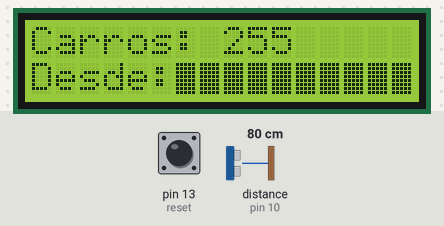
This sketch was run on a simulated Arduino Uno, built with avr-gcc and run on an emulated ATmega328P. On the bench: 16×2 character LCD. Wiring (inferred from the names in the program): ultrasonic range finder: trigger pin 9; echo pin 10. The inputs (shaded band) are chosen by the test bench; at power-on: distance to the obstacle (sensor on pin 10) 80 cm, pin 13 (reset) LOW. The echo pulse lasts 58.3 µs per cm; the local clock reads 2024-03-15 10:24:30 at power-on unless the sketch sets it; EEPROM starts erased; what the sketch prints to the serial monitor is not drawn.

Above: at 1.2 s.
1.3 s: distance to the obstacle (sensor on pin 10) set to 4 cm
4.3 s: pin 13 (reset) pulled HIGH for 0.15 s
At 5.0 s:
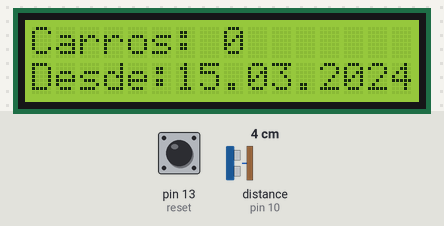
6.0 s: distance to the obstacle (sensor on pin 10) set to 120 cm
7.6 s: distance to the obstacle (sensor on pin 10) set to 2 cm
At 8.4 s:
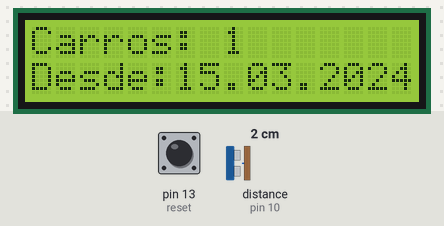
Timing chart, 0 to 10.5 s (numbered marks = the images above; inputs shaded):
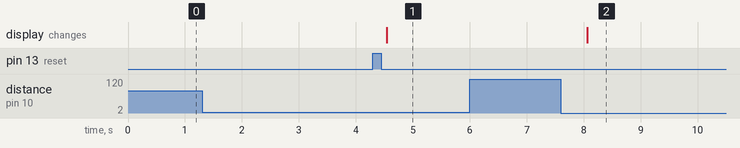

Measured:
- after the input at 1.3 s, every drawn part: stays the same
- after the input at 4.3 s, the display: changes after 0.24 s (image 1)
- after the input at 6.0 s, every drawn part: stays the same
- after the input at 7.6 s, the display: changes after 0.46 s (image 2)

The sketch:

Car_Counter.ino
```cpp
#include <LiquidCrystal.h>
#include <EEPROM.h>
#include <DS1307.h>
#include <string.h>

LiquidCrystal lcd(12, 11, 5, 4, 3, 2);
DS1307 rtc(A4, A5);

#define trigger 9
#define echo 10
#define reset 13
float distancia;
float tempo;
int carros = 0;
int botao = 0;
int amostras[100];
int contador = 0;
int i;
int amostras_positivas = 0;
String dataR = "";

void setup() {
  rtc.halt(false);
  rtc.setSQWRate(SQW_RATE_1);
  rtc.enableSQW(true);
  Serial.begin(9600);
  lcd.begin(16, 2);
  pinMode(reset, INPUT);
  digitalWrite(reset, LOW);
  pinMode(trigger, OUTPUT);
  digitalWrite(trigger, LOW);
  pinMode(echo, INPUT);
  carros = EEPROM.read(0);
  for (int x = 1; x<11; x++) {
  dataR+=char(EEPROM.read(x));
 }
}

void loop() {
  Serial.begin(9600);
  contador = 0;
  amostras_positivas = 0;
  botao = digitalRead(reset);
  lcd.clear();
  lcd.setCursor(0, 0);
  lcd.print("Carros: ");
  lcd.print(carros, DEC);
  lcd.setCursor(0, 1);
  lcd.print("Desde:");
  lcd.print(dataR);
  if (botao == HIGH)
  {
    carros = 0;
    dataR = rtc.getDateStr();
    for (int x = 1; x<11; x++){
    EEPROM.write(x, dataR[x-1]);
    }
    EEPROM.write(0, carros);
  }
  else
  {
    digitalWrite(trigger, HIGH);
    delayMicroseconds(10);
    digitalWrite(trigger, LOW);
    tempo = pulseIn(echo, HIGH);
    distancia = tempo / 29.4 / 2;
    while (distancia > 100 && distancia < 300)
    {
      digitalWrite(trigger, HIGH);
      delayMicroseconds(10);
      digitalWrite(trigger, LOW);
      tempo = pulseIn(echo, HIGH);
      distancia = tempo / 29.4 / 2;
      if (distancia > 100 && distancia < 300)
      {
        amostras[contador] = 1;
      } else
      {
        amostras[contador] = 0;
        delay(200);
        digitalWrite(trigger, HIGH);
        delayMicroseconds(10);
        digitalWrite(trigger, LOW);
        tempo = pulseIn(echo, HIGH);
        distancia = tempo / 29.4 / 2;
      }
      if (contador < 100)
      {
        contador++;
      }
      Serial.print(contador);
       Serial.print("\n");
      digitalWrite(trigger, HIGH);
      delayMicroseconds(10);
      digitalWrite(trigger, LOW);
      tempo = pulseIn(echo, HIGH);
      distancia = tempo / 29.4 / 2;
      delay(100);
    }
    for (i = 0; i <= contador; i++)
    {
      if (amostras[i] == 1)
      {
        amostras_positivas++;
        Serial.print(amostras_positivas);
      }
    }
    if (amostras_positivas >= 4)
    {
      carros++;
      EEPROM.write(0, carros);
    }
  }
  delay(100);
}
```
